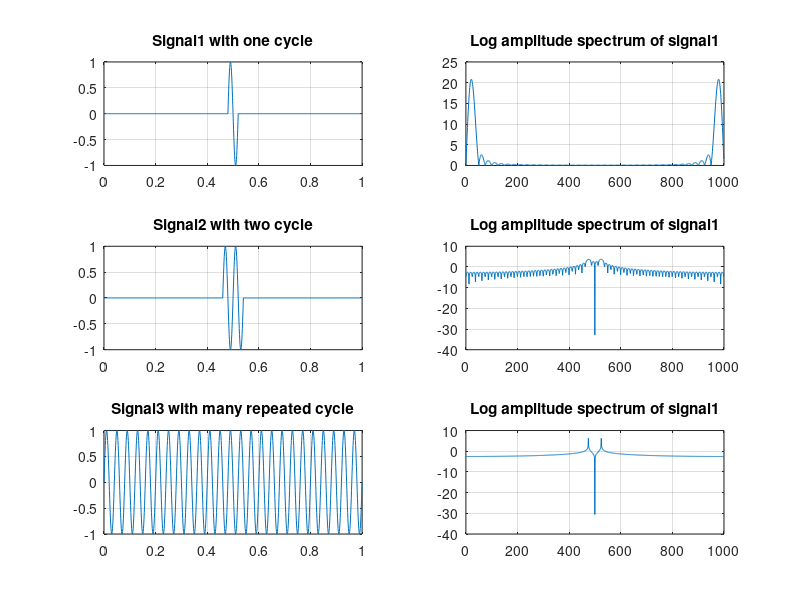

MATLAB code to generate this figure:
% 比较精确的figure4的例子，能够精确读出频率的大小。

clear;
clc;
close all;
t=[0:1/1000:1];
y1=0.*(t<=0.48)+sin(2*pi*25*t).*(t>0.48&t<=0.52)+0.*(t>0.52);
fs1=1000;
n1=0:length(fft(y1))-1;
f1=fs1*n1/length(fft(y1));
myAmplitude1=(abs(fftshift(fft(y1))));
myLogAmplitude1=log(abs(fftshift(fft(y1))))+5;

y2=0.*(t<=0.46)-sin(2*pi*25*t).*(t>0.46&t<=0.54)+0.*(t>0.54);
myAmplitude2=(abs(fftshift(fft(y2))));
myLogAmplitude2=log(abs(fftshift(fft(y2))));

y3=sin(2*pi*25*t);
myAmplitude3=(abs(fftshift(fft(y3))));
myLogAmplitude3=log(abs(fftshift(fft(y3))));


subplot(3,2,1);
plot(t,y1);grid;
title('Signal1 with one cycle')

subplot(3,2,2);
plot(f1,abs(fft(y1)));grid;
title('Log amplitude spectrum of signal1')

subplot(3,2,3);
plot(t,y2);grid;
title('Signal2 with two cycle')

subplot(3,2,4);
plot(f1,myLogAmplitude2);grid;
title('Log amplitude spectrum of signal1')

subplot(3,2,5);
plot(t,y3);grid;
title('Signal3 with many repeated cycle')

subplot(3,2,6);
plot(f1,myLogAmplitude3);grid;
title('Log amplitude spectrum of signal1')
